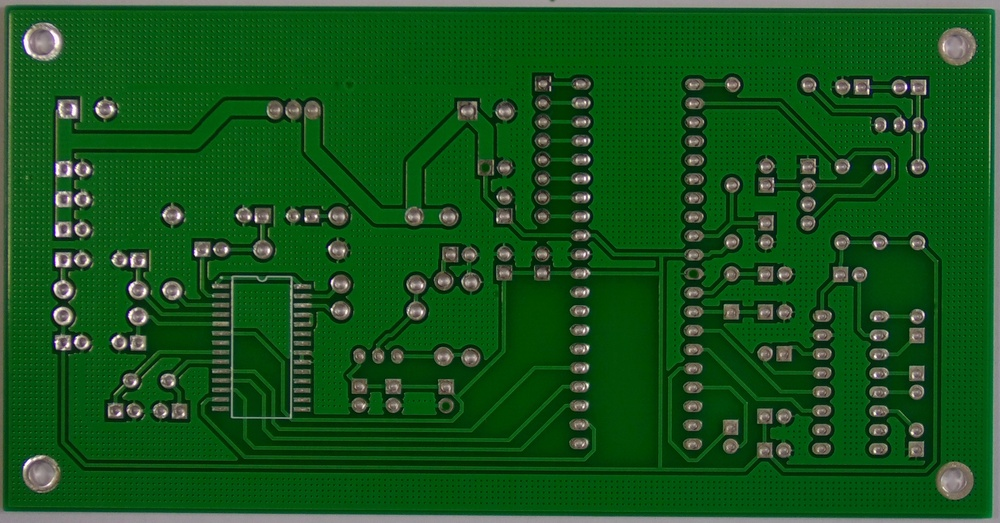
#> input picture real_images/pcb/images/01_missing_hole_06.jpg, 1000 x 523 px, shrunk from 3034 x 1586 before the run
$ python -i measurement.py   (imports and definitions only)
#> lines starting #> are read from the running program, lines starting #| are printed output that depends on the picture; after the words box and inside, x2 and y2 are one past the last pixel; in counts of white or black regions, pixels touching at a corner belong together
#> further down, picture is the input picture: shape (523, 1000, 3); mean B, G, R 27.5, 83.6, 21.5
import cv2
import numpy as np
from scipy.spatial import distance as dist

class PrecisionMeasurement:
    def __init__(self):
        self.pixel_to_unit = 1.0
        self.unit = 'pixel'
        self.calibration_points = []

    # [195 lines left out: functions set_calibration, calibrate_with_reference, measure_distance, measure_angle, measure_contour_dimensions, measure_circularity and 1 more, not called in this run]

    def subpixel_edge_detection(self, image, **kwargs):
        """
        亚像素边缘检测

        Args:
            image: 输入图像
            **kwargs: 参数

        Returns:
            亚像素边缘点
        """
        if len(image.shape) == 3:
            gray = cv2.cvtColor(image, cv2.COLOR_BGR2GRAY)
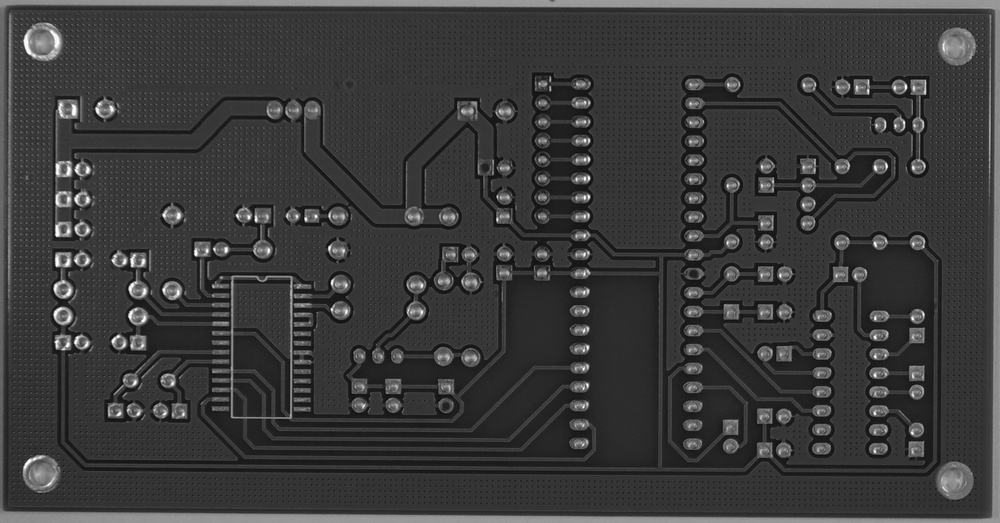
#> gray: shape (523, 1000); min 9, max 253, mean 58.6
        else:
            gray = image

        threshold1 = kwargs.get('threshold1', 50)
        threshold2 = kwargs.get('threshold2', 150)

        edges = cv2.Canny(gray, threshold1, threshold2)
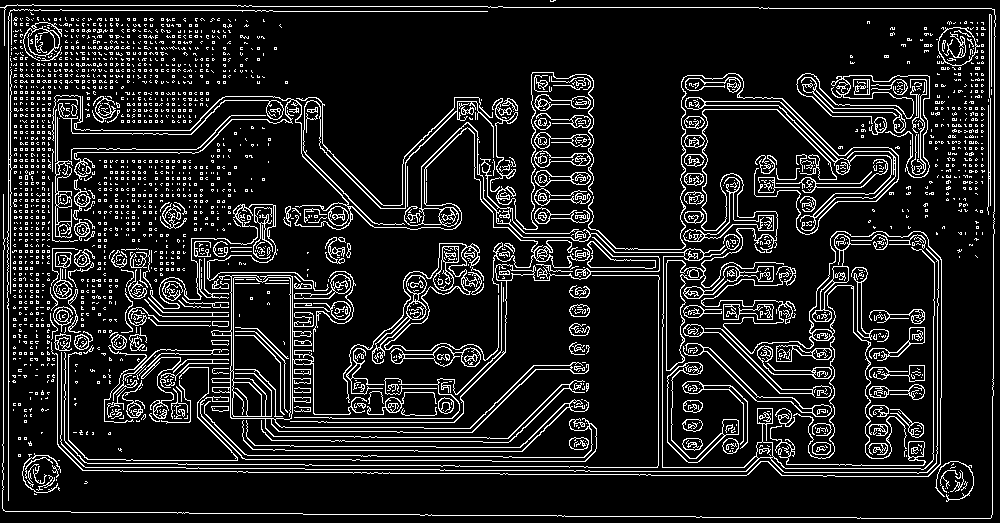
#> edges: shape (523, 1000); 12.3% white in thin lines or dots

        contours, _ = cv2.findContours(edges, cv2.RETR_EXTERNAL, cv2.CHAIN_APPROX_SIMPLE)
#> contours = 2000 contours, 1853 with area under 20; largest, box (x1, y1, x2, y2) and area: (211, 275, 589, 443) 3002, (666, 109, 837, 371) 2170, (685, 97, 896, 231) 1605, (60, 122, 939, 474) 1484, (938, 27, 980, 66) 1142

        subpixel_contours = []
        for contour in contours:
            if len(contour) >= 6:
                epsilon = 0.01 * cv2.arcLength(contour, True)
                approx = cv2.approxPolyDP(contour, epsilon, True)
                subpixel_contours.append(approx)
#> this loop made 2000 passes
#> epsilon on passes 5, 6, 7, 8, 10, 11, 12, 13, 14, 15, 16, 17: 0.179, 0.346, 0.117, 0.216, 1.05, 0.227, 0.901, 1.03, 0.117, 1.01, 0.463, 0.668
#> contour on passes 1, 2, 3, 9, 18, 20: [[34, 493], [34, 494], [36, 494], [35, 494]], [[948, 492]], [[945, 488]], [[56, 479], [56, 480]], [[953, 463], [951, 465], [952, 464], [953, 464]], [[58, 460], [59, 460]]
#> after the loop, subpixel_contours = 801 contours, 641 with area under 20; largest, box (x1, y1, x2, y2) and area: (51, 231, 942, 477) 8618, (61, 122, 937, 473) 5030, (53, 95, 590, 293) 3315, (200, 397, 597, 462) 2034, (242, 402, 589, 452) 1751

        return {
            'edges': edges,
            'contours': contours,
            'subpixel_contours': subpixel_contours
        }

    # [209 lines left out: functions measure_thread_parameters, measure_hole_position, measure_gear_parameters, draw_measurement, not called in this run]

>>> import cv2
>>> picture = cv2.imread('../../real_images/pcb/images/01_missing_hole_06.jpg')
>>> result = PrecisionMeasurement().subpixel_edge_detection(picture)
#> result = 3 items
